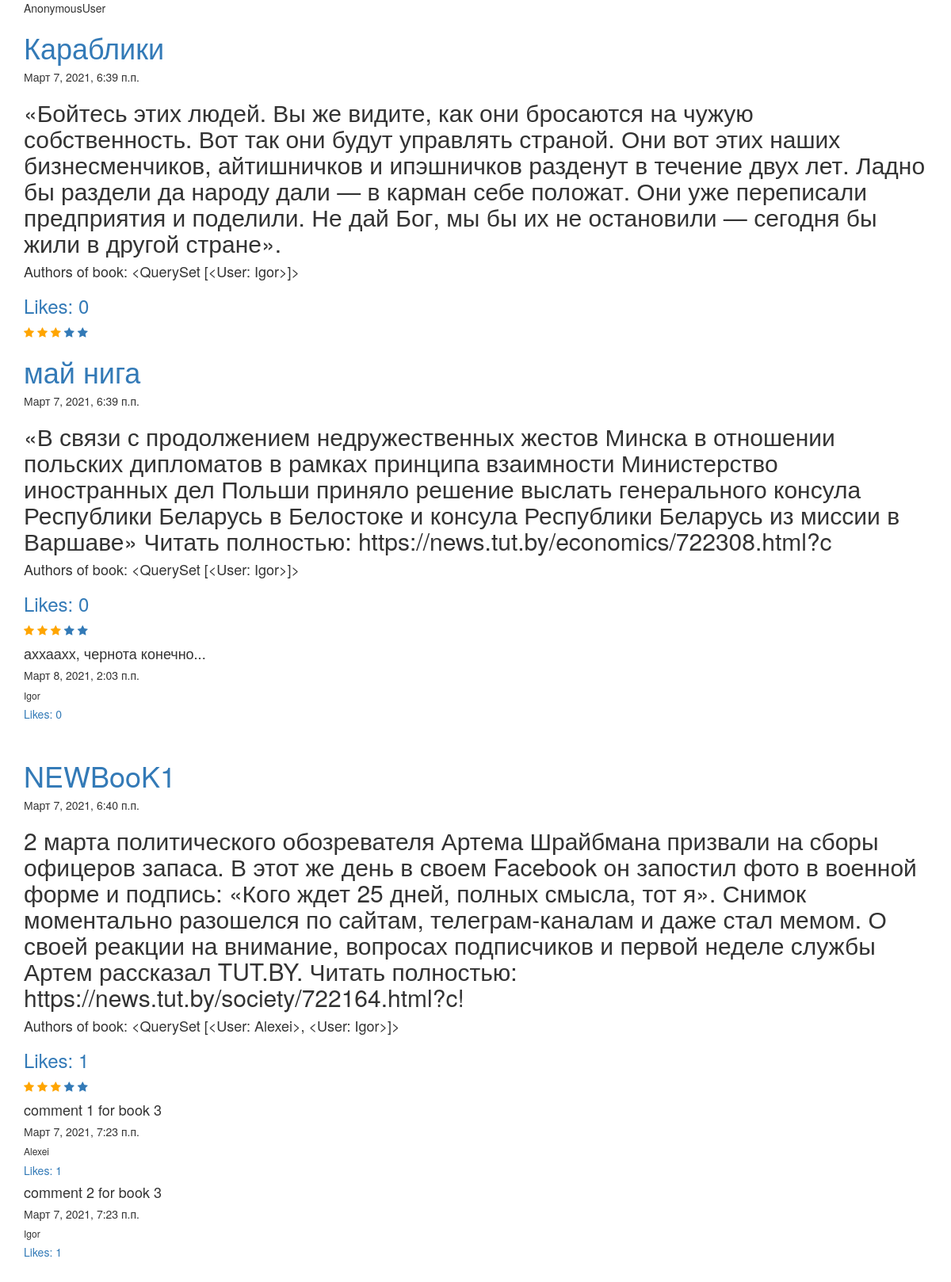
The app's page /shop/ with its own data.
### manager/models.py (models this page shows, shortened)
class Book(models.Model):
    class Meta:
        verbose_name = "Книга"
        verbose_name_plural = "Книги"
    title = models.CharField(
        max_length=50,
        verbose_name="название",
        help_text="ну эт тип погоняло"
        )
    date = models.DateTimeField(auto_now_add=True, null=True)
    text = models.TextField(null=True)
    authors = models.ManyToManyField(User, related_name="books")
    likes = models.PositiveIntegerField(default=0)
    users_like = models.ManyToManyField(User, through="manager.LikeBookUser", related_name="Liked_books")

class Comment(models.Model):
    text = models.TextField()
    date = models.DateTimeField(auto_now_add=True)
    book = models.ForeignKey(Book, on_delete=models.CASCADE, related_name="comments")
    author = models.ForeignKey(User, on_delete=models.CASCADE, null=True, blank=True)
    users_like = models.ManyToManyField(
        User,
        through="manager.LikeCommentUser",
        related_name="liked_comment"
    )

### manager/views.py (the view)
# urls.py: path("", MyPage.as_view(), name="the-main-page"),
class MyPage(View):
    def get(self, request):
        context = {}
        comment_query = Comment.objects.all().annotate(count_like=Count("users_like")).select_related('author')
        comments = Prefetch("comments", comment_query)
        books = Book.objects.prefetch_related("authors", comments)
        context['books'] = books
        context['rate'] = "3"
        return render(request, "index.html", context)

### manager/templates/index.html
{% extends 'main_template.html' %}
{% block main %}
{{ user }}
    {% for b in books %}
        <a href="{% url 'book-detail' id=b.id %}"><h1>{{ b.title }}</h1></a>
        <h5>{{ b.date }}</h5>
        <h2>{{ b.text }}</h2>
        <h4>Authors of book: {{ b.authors.all }}</h4>
        <a href="{% url 'add-like' id=b.id %}"><h3>Likes: {{ b.likes }}</h3></a>
        {% for i in "12345" %}
            {% if rate < i %}
                <a href="{% url 'add-rate' id=b.id rate=i%}">
                    <span class="fa fa-star"></span>
                </a>
            {% else %}
                <a href="{% url 'add-rate' id=b.id rate=i%}">
                    <span class="fa fa-star checked"></span>
                </a>
            {% endif %}
        {% endfor %}
        {% for comment in b.comments.all %}
            <h4>{{ comment.text }}</h4>
            <h5>{{ comment.date }}</h5>
            <h6>{{ comment.author }}</h6>
            <a href="{% url 'add-like-to-comment' id=comment.id %}">
                <h5>Likes: {{ comment.count_like}}</h5>
            </a>
        {% endfor %}
        <br>
    {% endfor %}
{% endblock %}

### manager/templates/main_template.html (style rules this page uses)
.checked { color: orange; }

### records on screen
Book: title "Караблики", date "Март 7, 2021, 6:39 п.п.", text "«Бойтесь этих людей. Вы же видите, как они бросаются на чужую собственность. Вот так они будут управлять страной. Они вот этих наших бизнесменчиков, айтишничков и ипэшничков разденут в течение двух лет. Ладно бы раздели да народу дали — в карман себе положат. Они уже переписали предприятия и поделили. Не дай Бог, мы бы их не остановили — сегодня бы жили в другой стране».", authors.all "<QuerySet [<User: Igor>]>", likes "0"
Book: title "май нига", date "Март 7, 2021, 6:39 п.п.", text "«В связи с продолжением недружественных жестов Минска в отношении польских дипломатов в рамках принципа взаимности Министерство иностранных дел Польши приняло решение выслать генерального консула Республики Беларусь в Белостоке и консула Республики Беларусь из миссии в Варшаве» Читать полностью: https://news.tut.by/economics/722308.html?c", authors.all "<QuerySet [<User: Igor>]>", likes "0"
Comment: text "аххаахх, чернота конечно...", date "Март 8, 2021, 2:03 п.п.", author "Igor", count_like "0"
Book: title "NEWBooK1", date "Март 7, 2021, 6:40 п.п.", text "2 марта политического обозревателя Артема Шрайбмана призвали на сборы офицеров запаса. В этот же день в своем Facebook он запостил фото в военной форме и подпись: «Кого ждет 25 дней, полных смысла, тот я». Снимок моментально разошелся по сайтам, телеграм-каналам и даже стал мемом. О своей реакции на внимание, вопросах подписчиков и первой неделе службы Артем рассказал TUT.BY. Читать полностью: https://news.tut.by/society/722164.html?c!", authors.all "<QuerySet [<User: Alexei>, <User: Igor>]>", likes "1"
Comment: text "comment 1 for book 3", date "Март 7, 2021, 7:23 п.п.", author "Alexei", count_like "1"
Comment: text "comment 2 for book 3", date "Март 7, 2021, 7:23 п.п.", author "Igor", count_like "1"

### other values on screen
{{ user }} "AnonymousUser"
